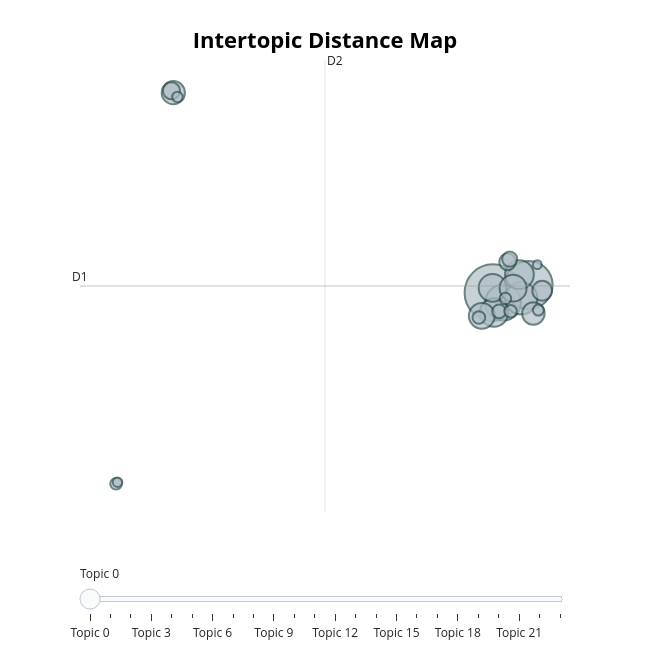

Write notebook code for a chart like this one.
### Code cell
if len(topics_keywords) >= 2:
    fig_map = topic_model.visualize_topics()
    fig_map.write_html(RESULTS_DIR / "bertopic_topic_map.html")
    display(fig_map)

### Figure 1 — Plotly figure (JSON) as saved in the notebook; plotly's stock layout.template omitted (floating-point values rounded to 4 significant figures)
{"data": [{"customdata": [[0, "em brasília | infiltrados | terroristas | cacique | fogo", 1681], [1, "lulapresidente | lulapresidente https | coração_vermelho | diplomação | nordeste", 1208], [2, "debatenaband | ciro | debatenaband https | lulanaband | debate", 669], [3, "globolixo | globolixo https | em casa | puder | se puder", 541], [4, "mané não | barroso | amola https | co perdeu | amola perdeu", 433], [5, "ladraonojn | bolsonaro ladrão | ladrão bolsonaro | forabolsonaro | bandeira_brasil bandeira_brasil", 425], [6, "rodoviária | rodoviária federal | polícia rodoviária | polícia | nordeste", 405], [7, "eduardo | eduardo bolsonaro | catar | no catar | copa", 381], [8, "bolsonaroreeleito | bandeira_brasil bandeira_brasil | bolsonaroreeleito https | globolixo | votei", 350], [9, "quebrou | quebrou brasil | jair quebrou | bilhões | rombo", 282], [10, "bolsonaronojn | forabolsonaro | bolsonaronojn https | bonner | jn", 264], [11, "bobo | bobo da | da corte | bolsonaro parece | um bobo", 205], [12, "capes | pagueminhabolsa | da capes | bolsistas | bolsas", 153], [13, "xandão | tse | código | do xandão | código fonte", 147], [14, "multa | multa de | do pl | moraes | má", 119], [15, "caminhoneiros | caminhoneiros https | os caminhoneiros | co caminhoneiros | marte", 98], [16, "dos votos | bolsonaro teve | votos | teve dos | no turno", 84], [17, "não trabalha | trabalha | trabalha bolsonaro | trabalha https | cornos", 83], [18, "orçamento secreto | orçamento | secreto não | não orçamento | não https", 72], [19, "multa | faz milhões | de multa | faz agora | número", 70], [20, "ar | de ar | falta de | covid | pandemia", 63], [21, "jair saqueou | saqueou | saqueou brasil | brasil jair | co jair", 58], [22, "orçamento | bobo da | da corte | bobo | cuida", 48], [23, "braga | renuncia | renuncia bolsonaro | neto | braga neto", 41]], "hovertemplate": "<b>Topic %{customdata[0]}</b><br>%{customdata[1]}<br>Size: %{customdata[2]}", "legendgroup": "", "marker": {"color": "#B0BEC5", "line": {"color": "DarkSlateGrey", "width": 2}, "size": [1681, 1208, 669, 541, 433, 425, 405, 381, 350, 282, 264, 205, 153, 147, 119, 98, 84, 83, 72, 70, 63, 58, 48, 41], "sizemode": "area", "sizeref": 1.051, "symbol": "circle"}, "mode": "markers", "name": "", "orientation": "v", "showlegend": false, "type": "scatter", "x": [8.021, 10.13, 8.619, 9.693, 9.585, 8.088, 8.002, 9.213, 7.368, -10.8, 10.41, 10.92, -10.91, 8.887, 9.012, 8.385, 7.196, 9.063, -14.18, 8.759, 10.7, -10.56, -14.09, 10.64], "xaxis": "x", "y": [0.1625, 0.59, -0.3985, -0.1554, 1.162, -0.9433, 0.4248, 0.413, -1.132, 11.32, -1.003, 0.2675, 11.43, 1.881, 2.033, -0.8869, -1.225, -0.8806, -10.51, -0.1704, -0.811, 11.08, -10.42, 1.725], "yaxis": "y"}], "layout": {"annotations": [{"showarrow": false, "text": "D1", "x": -16.3, "y": 0.5324, "yshift": 10}, {"showarrow": false, "text": "D2", "x": -1.869, "xshift": 10, "y": 13.15}], "height": 650, "hoverlabel": {"bgcolor": "white", "font": {"family": "Rockwell", "size": 16}}, "legend": {"itemsizing": "constant", "tracegroupgap": 0}, "margin": {"t": 60}, "shapes": [{"line": {"color": "#CFD8DC", "width": 2}, "type": "line", "x0": -1.869, "x1": -1.869, "y0": -12.08, "y1": 13.15}, {"line": {"color": "#9E9E9E", "width": 2}, "type": "line", "x0": -16.3, "x1": 12.56, "y0": 0.5324, "y1": 0.5324}], "sliders": [{"active": 0, "pad": {"t": 50}, "steps": [{"args": [{"marker.color": [["red", "#B0BEC5", "#B0BEC5", "#B0BEC5", "#B0BEC5", "#B0BEC5", "#B0BEC5", "#B0BEC5", "#B0BEC5", "#B0BEC5", "#B0BEC5", "#B0BEC5", "#B0BEC5", "#B0BEC5", "#B0BEC5", "#B0BEC5", "#B0BEC5", "#B0BEC5", "#B0BEC5", "#B0BEC5", "#B0BEC5", "#B0BEC5", "#B0BEC5", "#B0BEC5"]]}], "label": "Topic 0", "method": "update"}, {"args": [{"marker.color": [["#B0BEC5", "red", "#B0BEC5", "#B0BEC5", "#B0BEC5", "#B0BEC5", "#B0BEC5", "#B0BEC5", "#B0BEC5", "#B0BEC5", "#B0BEC5", "#B0BEC5", "#B0BEC5", "#B0BEC5", "#B0BEC5", "#B0BEC5", "#B0BEC5", "#B0BEC5", "#B0BEC5", "#B0BEC5", "#B0BEC5", "#B0BEC5", "#B0BEC5", "#B0BEC5"]]}], "label": "Topic 1", "method": "update"}, {"args": [{"marker.color": [["#B0BEC5", "#B0BEC5", "red", "#B0BEC5", "#B0BEC5", "#B0BEC5", "#B0BEC5", "#B0BEC5", "#B0BEC5", "#B0BEC5", "#B0BEC5", "#B0BEC5", "#B0BEC5", "#B0BEC5", "#B0BEC5", "#B0BEC5", "#B0BEC5", "#B0BEC5", "#B0BEC5", "#B0BEC5", "#B0BEC5", "#B0BEC5", "#B0BEC5", "#B0BEC5"]]}], "label": "Topic 2", "method": "update"}, {"args": [{"marker.color": [["#B0BEC5", "#B0BEC5", "#B0BEC5", "red", "#B0BEC5", "#B0BEC5", "#B0BEC5", "#B0BEC5", "#B0BEC5", "#B0BEC5", "#B0BEC5", "#B0BEC5", "#B0BEC5", "#B0BEC5", "#B0BEC5", "#B0BEC5", "#B0BEC5", "#B0BEC5", "#B0BEC5", "#B0BEC5", "#B0BEC5", "#B0BEC5", "#B0BEC5", "#B0BEC5"]]}], "label": "Topic 3", "method": "update"}, {"args": [{"marker.color": [["#B0BEC5", "#B0BEC5", "#B0BEC5", "#B0BEC5", "red", "#B0BEC5", "#B0BEC5", "#B0BEC5", "#B0BEC5", "#B0BEC5", "#B0BEC5", "#B0BEC5", "#B0BEC5", "#B0BEC5", "#B0BEC5", "#B0BEC5", "#B0BEC5", "#B0BEC5", "#B0BEC5", "#B0BEC5", "#B0BEC5", "#B0BEC5", "#B0BEC5", "#B0BEC5"]]}], "label": "Topic 4", "method": "update"}, {"args": [{"marker.color": [["#B0BEC5", "#B0BEC5", "#B0BEC5", "#B0BEC5", "#B0BEC5", "red", "#B0BEC5", "#B0BEC5", "#B0BEC5", "#B0BEC5", "#B0BEC5", "#B0BEC5", "#B0BEC5", "#B0BEC5", "#B0BEC5", "#B0BEC5", "#B0BEC5", "#B0BEC5", "#B0BEC5", "#B0BEC5", "#B0BEC5", "#B0BEC5", "#B0BEC5", "#B0BEC5"]]}], "label": "Topic 5", "method": "update"}, {"args": [{"marker.color": [["#B0BEC5", "#B0BEC5", "#B0BEC5", "#B0BEC5", "#B0BEC5", "#B0BEC5", "red", "#B0BEC5", "#B0BEC5", "#B0BEC5", "#B0BEC5", "#B0BEC5", "#B0BEC5", "#B0BEC5", "#B0BEC5", "#B0BEC5", "#B0BEC5", "#B0BEC5", "#B0BEC5", "#B0BEC5", "#B0BEC5", "#B0BEC5", "#B0BEC5", "#B0BEC5"]]}], "label": "Topic 6", "method": "update"}, {"args": [{"marker.color": [["#B0BEC5", "#B0BEC5", "#B0BEC5", "#B0BEC5", "#B0BEC5", "#B0BEC5", "#B0BEC5", "red", "#B0BEC5", "#B0BEC5", "#B0BEC5", "#B0BEC5", "#B0BEC5", "#B0BEC5", "#B0BEC5", "#B0BEC5", "#B0BEC5", "#B0BEC5", "#B0BEC5", "#B0BEC5", "#B0BEC5", "#B0BEC5", "#B0BEC5", "#B0BEC5"]]}], "label": "Topic 7", "method": "update"}, {"args": [{"marker.color": [["#B0BEC5", "#B0BEC5", "#B0BEC5", "#B0BEC5", "#B0BEC5", "#B0BEC5", "#B0BEC5", "#B0BEC5", "red", "#B0BEC5", "#B0BEC5", "#B0BEC5", "#B0BEC5", "#B0BEC5", "#B0BEC5", "#B0BEC5", "#B0BEC5", "#B0BEC5", "#B0BEC5", "#B0BEC5", "#B0BEC5", "#B0BEC5", "#B0BEC5", "#B0BEC5"]]}], "label": "Topic 8", "method": "update"}, {"args": [{"marker.color": [["#B0BEC5", "#B0BEC5", "#B0BEC5", "#B0BEC5", "#B0BEC5", "#B0BEC5", "#B0BEC5", "#B0BEC5", "#B0BEC5", "red", "#B0BEC5", "#B0BEC5", "#B0BEC5", "#B0BEC5", "#B0BEC5", "#B0BEC5", "#B0BEC5", "#B0BEC5", "#B0BEC5", "#B0BEC5", "#B0BEC5", "#B0BEC5", "#B0BEC5", "#B0BEC5"]]}], "label": "Topic 9", "method": "update"}, {"args": [{"marker.color": [["#B0BEC5", "#B0BEC5", "#B0BEC5", "#B0BEC5", "#B0BEC5", "#B0BEC5", "#B0BEC5", "#B0BEC5", "#B0BEC5", "#B0BEC5", "red", "#B0BEC5", "#B0BEC5", "#B0BEC5", "#B0BEC5", "#B0BEC5", "#B0BEC5", "#B0BEC5", "#B0BEC5", "#B0BEC5", "#B0BEC5", "#B0BEC5", "#B0BEC5", "#B0BEC5"]]}], "label": "Topic 10", "method": "update"}, {"args": [{"marker.color": [["#B0BEC5", "#B0BEC5", "#B0BEC5", "#B0BEC5", "#B0BEC5", "#B0BEC5", "#B0BEC5", "#B0BEC5", "#B0BEC5", "#B0BEC5", "#B0BEC5", "red", "#B0BEC5", "#B0BEC5", "#B0BEC5", "#B0BEC5", "#B0BEC5", "#B0BEC5", "#B0BEC5", "#B0BEC5", "#B0BEC5", "#B0BEC5", "#B0BEC5", "#B0BEC5"]]}], "label": "Topic 11", "method": "update"}, {"args": [{"marker.color": [["#B0BEC5", "#B0BEC5", "#B0BEC5", "#B0BEC5", "#B0BEC5", "#B0BEC5", "#B0BEC5", "#B0BEC5", "#B0BEC5", "#B0BEC5", "#B0BEC5", "#B0BEC5", "red", "#B0BEC5", "#B0BEC5", "#B0BEC5", "#B0BEC5", "#B0BEC5", "#B0BEC5", "#B0BEC5", "#B0BEC5", "#B0BEC5", "#B0BEC5", "#B0BEC5"]]}], "label": "Topic 12", "method": "update"}, {"args": [{"marker.color": [["#B0BEC5", "#B0BEC5", "#B0BEC5", "#B0BEC5", "#B0BEC5", "#B0BEC5", "#B0BEC5", "#B0BEC5", "#B0BEC5", "#B0BEC5", "#B0BEC5", "#B0BEC5", "#B0BEC5", "red", "#B0BEC5", "#B0BEC5", "#B0BEC5", "#B0BEC5", "#B0BEC5", "#B0BEC5", "#B0BEC5", "#B0BEC5", "#B0BEC5", "#B0BEC5"]]}], "label": "Topic 13", "method": "update"}, {"args": [{"marker.color": [["#B0BEC5", "#B0BEC5", "#B0BEC5", "#B0BEC5", "#B0BEC5", "#B0BEC5", "#B0BEC5", "#B0BEC5", "#B0BEC5", "#B0BEC5", "#B0BEC5", "#B0BEC5", "#B0BEC5", "#B0BEC5", "red", "#B0BEC5", "#B0BEC5", "#B0BEC5", "#B0BEC5", "#B0BEC5", "#B0BEC5", "#B0BEC5", "#B0BEC5", "#B0BEC5"]]}], "label": "Topic 14", "method": "update"}, {"args": [{"marker.color": [["#B0BEC5", "#B0BEC5", "#B0BEC5", "#B0BEC5", "#B0BEC5", "#B0BEC5", "#B0BEC5", "#B0BEC5", "#B0BEC5", "#B0BEC5", "#B0BEC5", "#B0BEC5", "#B0BEC5", "#B0BEC5", "#B0BEC5", "red", "#B0BEC5", "#B0BEC5", "#B0BEC5", "#B0BEC5", "#B0BEC5", "#B0BEC5", "#B0BEC5", "#B0BEC5"]]}], "label": "Topic 15", "method": "update"}, {"args": [{"marker.color": [["#B0BEC5", "#B0BEC5", "#B0BEC5", "#B0BEC5", "#B0BEC5", "#B0BEC5", "#B0BEC5", "#B0BEC5", "#B0BEC5", "#B0BEC5", "#B0BEC5", "#B0BEC5", "#B0BEC5", "#B0BEC5", "#B0BEC5", "#B0BEC5", "red", "#B0BEC5", "#B0BEC5", "#B0BEC5", "#B0BEC5", "#B0BEC5", "#B0BEC5", "#B0BEC5"]]}], "label": "Topic 16", "method": "update"}, {"args": [{"marker.color": [["#B0BEC5", "#B0BEC5", "#B0BEC5", "#B0BEC5", "#B0BEC5", "#B0BEC5", "#B0BEC5", "#B0BEC5", "#B0BEC5", "#B0BEC5", "#B0BEC5", "#B0BEC5", "#B0BEC5", "#B0BEC5", "#B0BEC5", "#B0BEC5", "#B0BEC5", "red", "#B0BEC5", "#B0BEC5", "#B0BEC5", "#B0BEC5", "#B0BEC5", "#B0BEC5"]]}], "label": "Topic 17", "method": "update"}, {"args": [{"marker.color": [["#B0BEC5", "#B0BEC5", "#B0BEC5", "#B0BEC5", "#B0BEC5", "#B0BEC5", "#B0BEC5", "#B0BEC5", "#B0BEC5", "#B0BEC5", "#B0BEC5", "#B0BEC5", "#B0BEC5", "#B0BEC5", "#B0BEC5", "#B0BEC5", "#B0BEC5", "#B0BEC5", "red", "#B0BEC5", "#B0BEC5", "#B0BEC5", "#B0BEC5", "#B0BEC5"]]}], "label": "Topic 18", "method": "update"}, {"args": [{"marker.color": [["#B0BEC5", "#B0BEC5", "#B0BEC5", "#B0BEC5", "#B0BEC5", "#B0BEC5", "#B0BEC5", "#B0BEC5", "#B0BEC5", "#B0BEC5", "#B0BEC5", "#B0BEC5", "#B0BEC5", "#B0BEC5", "#B0BEC5", "#B0BEC5", "#B0BEC5", "#B0BEC5", "#B0BEC5", "red", "#B0BEC5", "#B0BEC5", "#B0BEC5", "#B0BEC5"]]}], "label": "Topic 19", "method": "update"}, {"args": [{"marker.color": [["#B0BEC5", "#B0BEC5", "#B0BEC5", "#B0BEC5", "#B0BEC5", "#B0BEC5", "#B0BEC5", "#B0BEC5", "#B0BEC5", "#B0BEC5", "#B0BEC5", "#B0BEC5", "#B0BEC5", "#B0BEC5", "#B0BEC5", "#B0BEC5", "#B0BEC5", "#B0BEC5", "#B0BEC5", "#B0BEC5", "red", "#B0BEC5", "#B0BEC5", "#B0BEC5"]]}], "label": "Topic 20", "method": "update"}, {"args": [{"marker.color": [["#B0BEC5", "#B0BEC5", "#B0BEC5", "#B0BEC5", "#B0BEC5", "#B0BEC5", "#B0BEC5", "#B0BEC5", "#B0BEC5", "#B0BEC5", "#B0BEC5", "#B0BEC5", "#B0BEC5", "#B0BEC5", "#B0BEC5", "#B0BEC5", "#B0BEC5", "#B0BEC5", "#B0BEC5", "#B0BEC5", "#B0BEC5", "red", "#B0BEC5", "#B0BEC5"]]}], "label": "Topic 21", "method": "update"}, {"args": [{"marker.color": [["#B0BEC5", "#B0BEC5", "#B0BEC5", "#B0BEC5", "#B0BEC5", "#B0BEC5", "#B0BEC5", "#B0BEC5", "#B0BEC5", "#B0BEC5", "#B0BEC5", "#B0BEC5", "#B0BEC5", "#B0BEC5", "#B0BEC5", "#B0BEC5", "#B0BEC5", "#B0BEC5", "#B0BEC5", "#B0BEC5", "#B0BEC5", "#B0BEC5", "red", "#B0BEC5"]]}], "label": "Topic 22", "method": "update"}, {"args": [{"marker.color": [["#B0BEC5", "#B0BEC5", "#B0BEC5", "#B0BEC5", "#B0BEC5", "#B0BEC5", "#B0BEC5", "#B0BEC5", "#B0BEC5", "#B0BEC5", "#B0BEC5", "#B0BEC5", "#B0BEC5", "#B0BEC5", "#B0BEC5", "#B0BEC5", "#B0BEC5", "#B0BEC5", "#B0BEC5", "#B0BEC5", "#B0BEC5", "#B0BEC5", "#B0BEC5", "red"]]}], "label": "Topic 23", "method": "update"}]}], "title": {"font": {"color": "Black", "size": 22}, "text": "<b>Intertopic Distance Map</b>", "x": 0.5, "xanchor": "center", "y": 0.95, "yanchor": "top"}, "width": 650, "xaxis": {"anchor": "y", "domain": [0.0, 1.0], "range": [-16.3, 12.56], "title": {"text": ""}, "visible": false}, "yaxis": {"anchor": "x", "domain": [0.0, 1.0], "range": [-12.08, 13.15], "title": {"text": ""}, "visible": false}}}
